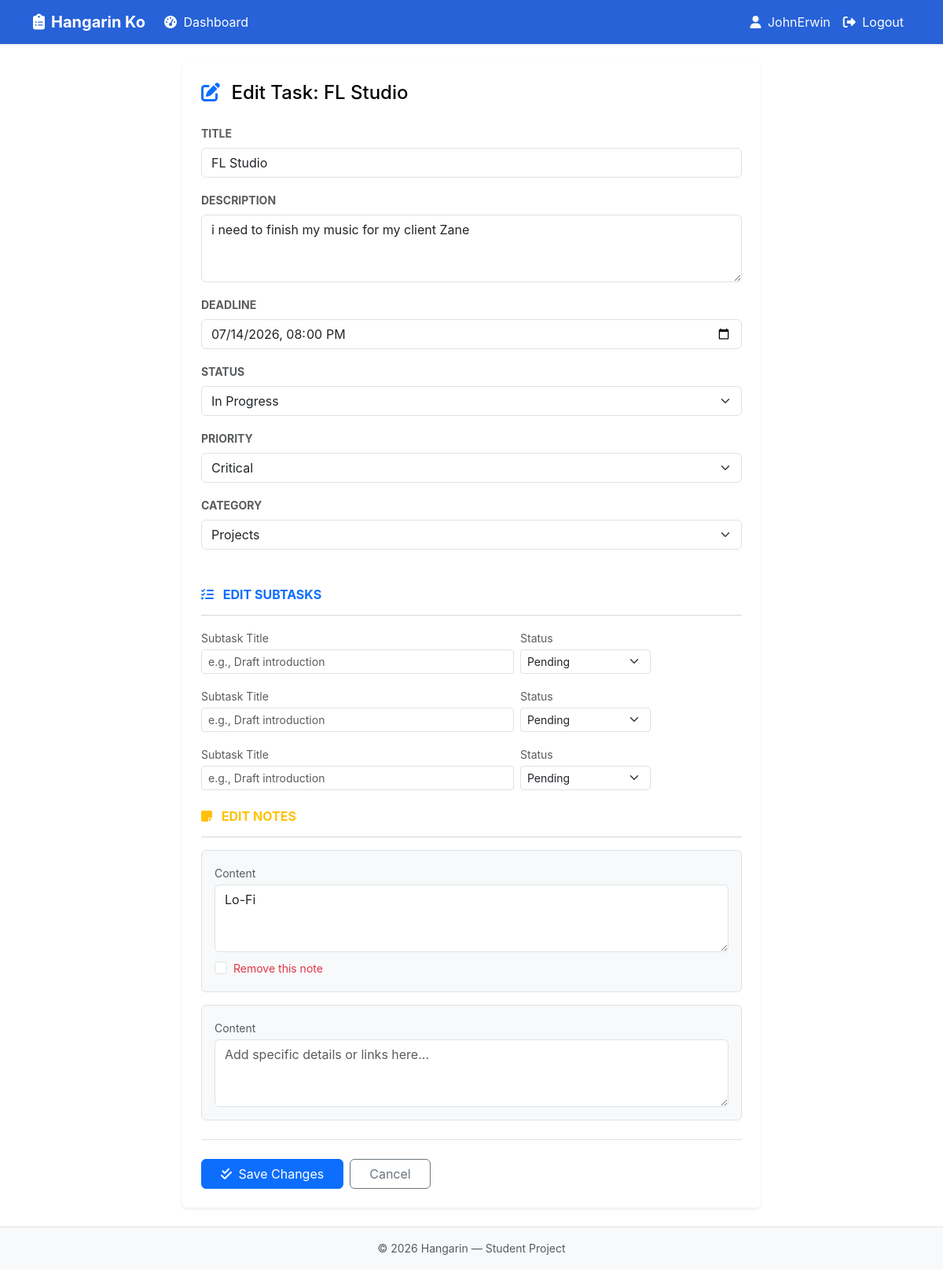
Screenshot of /task/edit/22/ (signed in) with the database file from the repository.
### hangarin/models.py (models this page shows, shortened)
class BaseModel(models.Model):
    created_at = models.DateTimeField(auto_now_add=True)
    updated_at = models.DateTimeField(auto_now=True)
    class Meta:
        abstract = True

class Task(BaseModel):
    user = models.ForeignKey(settings.AUTH_USER_MODEL, on_delete=models.CASCADE)
    STATUS_CHOICES = [
        ("Pending", "Pending"),
        ("In Progress", "In Progress"),
        ("Completed", "Completed"),
    ]
    title = models.CharField(max_length=255)
    description = models.TextField()
    deadline = models.DateTimeField()
    status = models.CharField(max_length=50, choices=STATUS_CHOICES, default="Pending")
    priority = models.ForeignKey(Priority, on_delete=models.CASCADE)
    category = models.ForeignKey(Category, on_delete=models.CASCADE)

### hangarin/views.py (the view, shortened to what this page needs)
# urls.py: path('task/edit/<int:pk>/', views.TaskUpdateView.as_view(), name='task_update'),
class TaskUpdateView(LoginRequiredMixin, UpdateView):
    model = Task
    form_class = TaskForm
    template_name = "hangarin/task_form.html"
    success_url = reverse_lazy("hangarin:dashboard")
    def get_queryset(self):
        return Task.objects.filter(user=self.request.user)
    def get_context_data(self, **kwargs):
        data = super().get_context_data(**kwargs)
        if self.request.POST:
            data['subtasks'] = SubTaskFormSet(self.request.POST, instance=self.object)
            data['notes'] = NoteFormSet(self.request.POST, instance=self.object)
        else:
            data['subtasks'] = SubTaskFormSet(instance=self.object)
            data['notes'] = NoteFormSet(instance=self.object)
        return data

### hangarin/forms.py
class TaskForm(forms.ModelForm):
    deadline = forms.DateTimeField(
        input_formats=["%Y-%m-%dT%H:%M", "%Y-%m-%d %H:%M:%S", "%Y-%m-%d %H:%M"],
        widget=forms.DateTimeInput(attrs={"class": "form-control", "type": "datetime-local"}, format="%Y-%m-%dT%H:%M"),
    )
    class Meta:
        model = Task
        fields = ["title", "description", "deadline", "status", "priority", "category"]
        widgets = {
            "title": forms.TextInput(attrs={"class": "form-control", "placeholder": "Task title"}),
            "description": forms.Textarea(attrs={"class": "form-control", "rows": 3, "placeholder": "Description"}),
            "status": forms.Select(attrs={"class": "form-select"}),
            "priority": forms.Select(attrs={"class": "form-select"}),
            "category": forms.Select(attrs={"class": "form-select"}),
        }

### hangarin/models.py (called while the page is built)
    def __str__(self):
        return self.name

    def __str__(self):
        return self.name

### hangarin/templates/hangarin/task_form.html (shortened to what this page needs)
{% extends 'base.html' %}
{% load widget_tweaks %}
{% block content %}
<div class="row justify-content-center">
    <div class="col-md-10 col-lg-8">
        <div class="card border-0 shadow-sm">
            <div class="card-body p-4">
                <h2 class="h4 mb-4">
                  <i class="fa-solid {% if form.instance.pk %}fa-pen-to-square{% else %}fa-plus-circle{% endif %} text-primary me-2"></i>
                  {% if form.instance.pk %}Edit Task: {{ form.instance.title }}{% else %}Add New Task{% endif %}
                </h2>
                <form method="post" novalidate>
                    {% for field in form %}
                    <div class="mb-3">
                        <label for="{{ field.id_for_label }}" class="form-label fw-bold small text-uppercase text-muted">{{ field.label }}</label>
                        {% render_field field class+="form-control" %}
                    </div>
                    {% endfor %}
                    <div class="mt-5 mb-4">
                        <h5 class="h6 text-uppercase fw-bold text-primary mb-3">
                            <i class="fa-solid fa-list-check me-2"></i>
                            {% if form.instance.pk %}Edit Subtasks{% else %}Add Subtasks (Optional){% endif %}
                        </h5>
                        <hr class="text-muted opacity-25">
                        <div id="subtask-form-container">
                            {% for sub_form in subtasks %}
                            <div class="row g-2 mb-3 align-items-center subtask-form-row">
                                <div class="col-md-7">
                                    <label class="small text-muted mb-1">Subtask Title</label>
                                    {% render_field sub_form.title class+="form-control form-control-sm" placeholder="e.g., Draft introduction" %}
                                </div>
                                <div class="col-md-3">
                                    <label class="small text-muted mb-1">Status</label>
                                    {% render_field sub_form.status class+="form-select form-select-sm" %}
                                </div>
                            </div>
                            {% endfor %}
                        </div>
                    </div>
                    <div class="mt-4 mb-4">
                        <h5 class="h6 text-uppercase fw-bold text-warning mb-3">
                            <i class="fa-solid fa-note-sticky me-2"></i>
                            {% if form.instance.pk %}Edit Notes{% else %}Additional Notes{% endif %}
                        </h5>
                        <hr class="text-muted opacity-25">
                        <div id="notes-form-container">
                            {% for n_form in notes %}
                            <div class="mb-3 p-3 border rounded bg-light position-relative">
                                <label class="small text-muted mb-1">Content</label>
                                {% render_field n_form.content class+="form-control" placeholder="Add specific details or links here..." rows="3" %}
                                {% if n_form.instance.pk %}
                                <div class="form-check mt-2">
                                    {% render_field n_form.DELETE class="form-check-input" %}
                                    <label class="form-check-label small text-danger">Remove this note</label>
                                </div>
                                {% endif %}
                            </div>
                            {% endfor %}
                        </div>
                    </div>
                    <div class="d-flex gap-2 border-top pt-4">
                        <button type="submit" class="btn btn-primary px-4">
                            <i class="fa-solid fa-check-double me-1"></i>
                            {% if form.instance.pk %}Save Changes{% else %}Create Task & Subtasks{% endif %}
                        </button>
                        <a href="{% url 'hangarin:dashboard' %}" class="btn btn-outline-secondary px-4">Cancel</a>
                    </div>
                </form>
            </div>
        </div>
    </div>
</div>
{% endblock %}

### hangarin/templates/base.html (shortened to what this page needs)
{% load static %}
{% load pwa %}
<!DOCTYPE html>
<html lang="en">
<head>
    <link href="{% static 'css/bootstrap.min.css' %}" rel="stylesheet">
    <link href="{% static 'css/fontawesome.min.css' %}" rel="stylesheet">
    <link href="{% static 'css/custom.css' %}" rel="stylesheet">
</head>
<body class="d-flex flex-column min-vh-100" style="background-color: white; color: black;">
    <nav class="navbar navbar-expand-lg shadow-sm" style="background-color: #2762d8;">
        <div class="container">
            <a class="navbar-brand fw-bold" href="{% url 'hangarin:dashboard' %}" style="color: white;">
                <i class="fa-solid fa-clipboard-list me-2"></i>Hangarin Ko
            </a>
            <div class="collapse navbar-collapse" id="navbarNav">
                <ul class="navbar-nav me-auto">
                    <li class="nav-item">
                        <a class="nav-link" href="{% url 'hangarin:dashboard' %}" style="color: #ffffff;">
                            <i class="fa-solid fa-gauge-high me-1"></i> Dashboard
                        </a>
                    </li>
                </ul>
                <ul class="navbar-nav">
                    {% if user.is_authenticated %}
                    <li class="nav-item">
                        <span class="nav-link text-light"><i class="fa-solid fa-user me-1"></i> {{ user.get_username }}</span>
                    </li>
                    <li class="nav-item">
                        <a class="nav-link" href="{% url 'account_logout' %}" style="color: #ffffff;">
                            <i class="fa-solid fa-right-from-bracket me-1"></i> Logout
                        </a>
                    </li>
                    {% else %}
                    <li class="nav-item">
                        <a class="nav-link" href="{% url 'account_login' %}">Login</a>
                    </li>
                    {% endif %}
                </ul>
            </div>
        </div>
    </nav>
    <main class="container flex-grow-1 py-4">
        {% block content %}{% endblock %}
    </main>
    <footer class="mt-auto py-3 bg-light border-top">
        <div class="container text-center text-muted small">
            © 2026 Hangarin — Student Project
        </div>
    </footer>
</body>
</html>

### static/css/custom.css (style rules this page uses)
:root { --hangarin-dark: #b1b6bf; --hangarin-blue: #3182ce; --hangarin-bg: #274256; }
body { background-color: var(--hangarin-bg); color: var(--hangarin-dark); font-family: 'Inter', -apple-system, sans-serif; -webkit-font-smoothing: antialiased; }
.card h2 { --bs-text-opacity: 1 !important; color: #000000 !important; opacity: 1 !important; }
body { opacity: 0; transition: opacity 0.4s ease-in-out; }
body.page-loaded { opacity: 1; }

### rows the page displays
Task: instance "FL Studio", title "FL Studio" "i need to finish my music for my client Zane" "07/14/2026 20:00" "In Progress" "Critical" "Projects"

### other values shown
{{ user.get_username }} "JohnErwin"
{{ field.label }} "TITLE" "DESCRIPTION" "DEADLINE" "STATUS" "PRIORITY" "CATEGORY"
